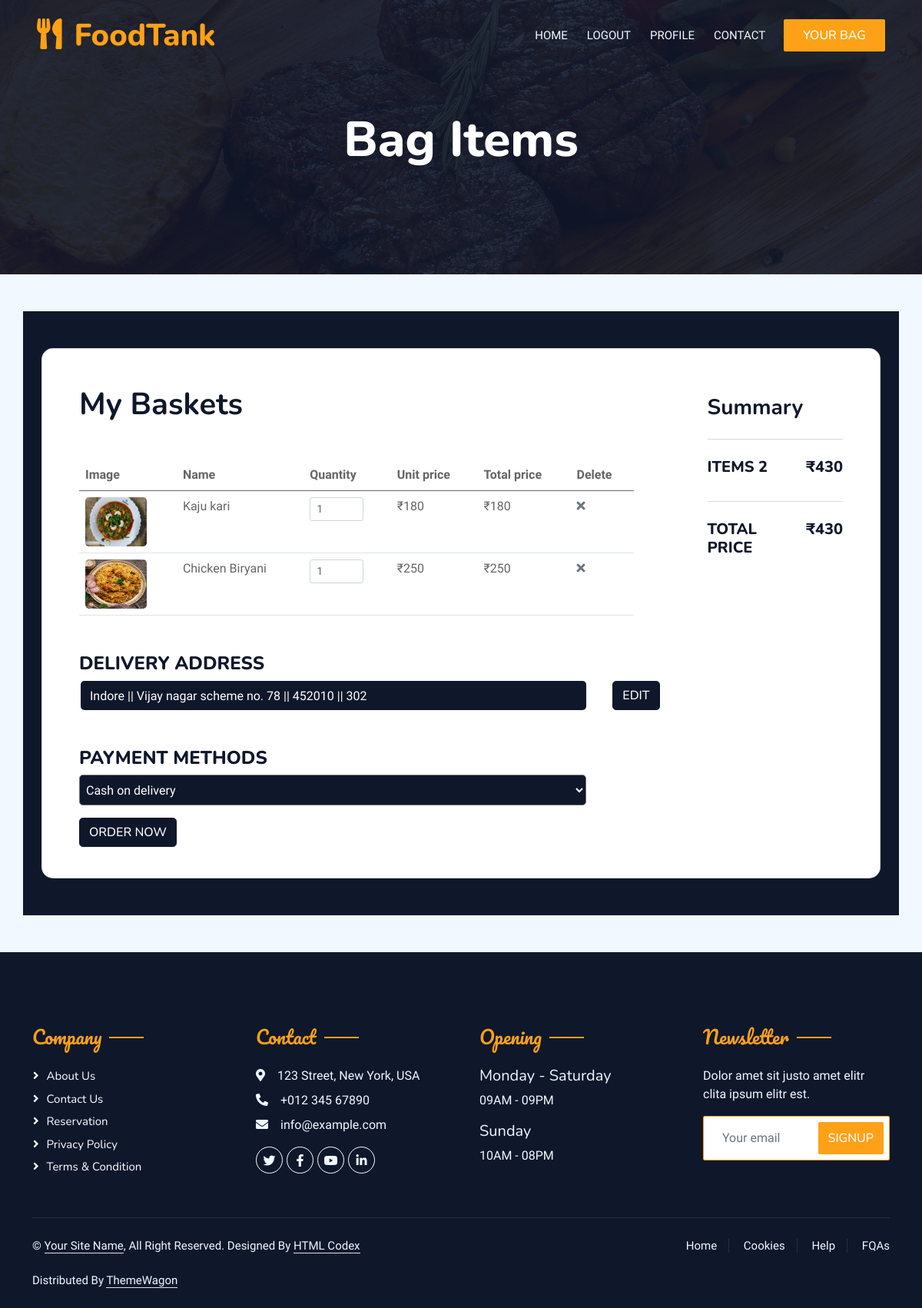
The app's page /bag/view_bag/ (signed in), older data.
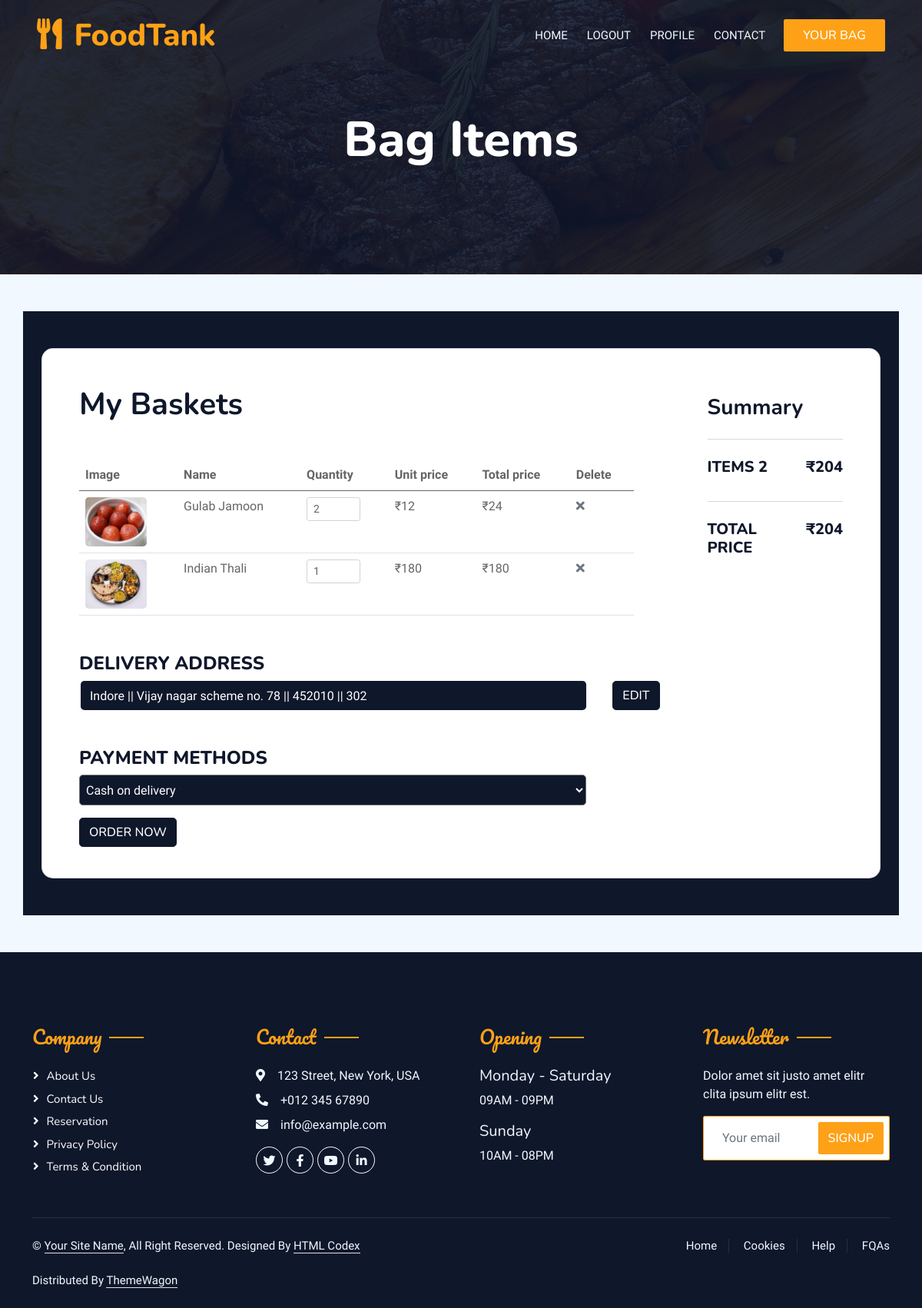
The same page, newer data.
### bag/models.py (models this page shows, shortened)
class BagItem(models.Model):
    bag = models.ForeignKey(Bag, on_delete=models.CASCADE)
    item = models.ForeignKey(Menu, on_delete=models.CASCADE)
    quantity = models.PositiveIntegerField(default=1, blank=True)

### menu/models.py (models this page shows, shortened)
class Menu(models.Model):
    restaurant = models.ForeignKey(Restaurant, on_delete=models.CASCADE)  # ForeignKey to Restaurant
    name = models.CharField(max_length=255)
    description = models.TextField()
    type = models.CharField(max_length=255)
    price = models.DecimalField(max_digits=10, decimal_places=2)
    available = models.BooleanField(blank=True, default=True)
    cuisine = models.CharField(max_length=255, blank=True)
    img1 = models.ImageField(upload_to='menu_images/', null=True, blank=True)

### user/models.py (models this page shows, shortened)
class Address(models.Model):
    user = models.ForeignKey(User, on_delete=models.CASCADE)
    state = models.CharField(max_length=255)
    city = models.CharField(max_length=255)
    area = models.CharField(max_length=255)
    house_no = models.IntegerField(blank=True, null=True)
    zipcode = models.CharField(max_length=255)
    landmark = models.CharField(max_length=255, blank=True)
    category = models.CharField(max_length=255, choices=[('Home', 'Home'), ('Work', 'Work')])

### bag/views.py (the view, shortened to what this page needs)
# urls.py: path("view_bag/", views.viewBag, name="view_bag"),
def viewBag(request):
    if not request.user.is_authenticated or not request.user.user_type == "Customer":
        return redirect("/login/")
    address = Address.objects.filter(user=request.user)
    userBag = Bag.objects.get(user=request.user)
    bagItems = BagItem.objects.filter(bag=userBag)
    total = 0
    count = 0
    for item in bagItems:
        item_quantity = int(item.quantity)
        item_price = int(item.item.price)
        total += item_quantity * item_price
        count += 1
    context = {
        'address': address,
        'bagItems': bagItems,
        'total': total,
        'count': count,
    }
    return render(request, "bag/basket.html", context)

### templates/bag/basket.html (shortened to what this page needs)
{% extends 'base.html' %}
{% block content %}
{% load static %}
{% load sweetify %}
<div class="container-xxl position-relative p-0">
  {% include 'navbar.html' %}
  <div class="container-xxl py-5 bg-dark hero-header mb-5">
    <div class="container text-center my-5 pt-5 pb-4">
      <h1 class="display-3 text-white mb-3 animated slideInDown">Bag Items</h1>
    </div>
  </div>
</div>
<section class="container h-100 h-custom" style="background-color: #0f172b">
  <div class="container py-5 h-100">
    <div class="row d-flex justify-content-center align-items-center h-100">
      <div class="col-12">
        <div
          class="card card-registration card-registration-2"
          style="border-radius: 15px"
        >
          <div class="card-body p-0" id="appendEmptyBag">
            {% if bagItems %}
            <div class="row g-0" id="deleteBasket">
              <div class="col-lg-9">
                <div class="mx-5 mt-5">
                  <div class="mb-5">
                    <h1 class="fw-bold mb-0 text-black">My Baskets</h1>
                  </div>
                  <table class="table">
                    <thead>
                      <tr>
                        <th scope="col">Image</th>
                        <th scope="col">Name</th>
                        <th scope="col">Quantity</th>
                        <th scope="col">Unit price</th>
                        <th scope="col">Total price</th>
                        <th scope="col">Delete</th>
                      </tr>
                    </thead>
                    <tbody>
                      {% for item in bagItems %}
                      <tr class="deleteRow" id="deleteRow">
                        <th scope="row">
                          <img
                            src="{{item.item.img1.url}}"
                            class="img-fluid rounded-3"
                            alt="food"
                            style="width: 5rem; height: 4rem"
                          />
                        </th>
                        <td>{{item.item.name}}</td>
                        <td>
                          <input
                            id="form1"
                            min="1"
                            name="{{item.id}}"
                            value="{{item.quantity}}"
                            type="number"
                            class="form-control form-control-sm itemQuantity"
                            data-food-item="{{item.id}}"
                            style="width: 70px"
                          />
                        </td>
                        <td>₹{{ item.item.price | stringformat:'d' }}</td>
                        <td class="newPrice">
                          ₹{% widthratio item.item.price 1 item.quantity %}
                        </td>
                        <td>
                          <a
                            class="text-muted deleteFood"
                            href="/bag/deleteItem/{{item.id}}"
                            data-food-item="{{item.id}}"
                            ><i class="fas fa-times"></i
                          ></a>
                        </td>
                      </tr>
                      {% endfor %}
                    </tbody>
                  </table>
                  <h4 class="text-uppercase mt-5">Delivery Address</h4>
                  {% for data in address %}
                  <div
                    style="margin-left: 2px"
                    class="row d-flex justify-content-between">
                    <div
                      class="text-white bg-dark pt-2 rounded-3"
                      style="width: 90%">
                        {{data.city}} || {{data.area}} || {{data.zipcode}} ||
                        {{data.house_no}}
                    </div>
                    <div class="text-white" style="width: 7%">
                      <a href="/profile/" class="btn btn-dark rounded-3"
                        >Edit</a
                      >
                    </div>
                  </div>
                  {% endfor %}
                  <form action="/order/placeOrder/" method="POST">
                    <h4 class="text-uppercase mt-5">Payment Methods</h4>
                    <div class="row d-flex justify-content-between">
                      <div>
                        <select
                          class="bg-dark rounded-3 text-white"
                          name="payment"
                          id="payment-method"
                          style="width: 91.5%; height: 40px"
                        >
                          <option value="Cash on delivery">
                            &nbsp;Cash on delivery
                          </option>
                        </select>
                      </div>
                      <div class="my-3 pb-4">
                        <input
                          type="submit"
                          class="btn btn-dark rounded-3"
                          value="Order now"
                          id="orderNow"
                        />
                      </div>
                    </div>
                  </form>
                </div>
              </div>
              <div class="col-lg-3 bg-grey">
                <div class="p-5">
                  <h3 class="fw-bold mt-2 pt-1">Summary</h3>
                  <hr class="my-4" />
                  <div class="d-flex justify-content-between mb-4">
                    <h5 class="text-uppercase">items {{count}}</h5>
                    <h5 class="totalPrice">₹{{total}}</h5>
                  </div>
                  <hr class="my-4" />
                  <div class="d-flex justify-content-between mb-5">
                    <h5 class="text-uppercase">Total price</h5>
                    <h5 class="totalPrice">₹{{total}}</h5>
                  </div>
                </div>
              </div>
            </div>
            {% endif %}
          </div>
        </div>
      </div>
    </div>
  </div>
</section>
{% endblock content %}

### templates/base.html (shortened to what this page needs)
<!DOCTYPE html>
{% load static %}
<html lang="en">
<head>
    <link href="https://cdnjs.cloudflare.com/ajax/libs/font-awesome/5.10.0/css/all.min.css" rel="stylesheet">
    <link href="https://cdn.jsdelivr.net/npm/bootstrap-icons@1.4.1/font/bootstrap-icons.css" rel="stylesheet">
    <link href="{% static 'lib/animate/animate.min.css' %}" rel="stylesheet">
    <link href="{% static 'lib/owlcarousel/assets/owl.carousel.min.css' %}" rel="stylesheet">
    <link href="{% static 'lib/tempusdominus/css/tempusdominus-bootstrap-4.min.css' %}" rel="stylesheet" />
    <link href="{% static 'css/bootstrap.min.css' %}" rel="stylesheet">
    <link href="{% static 'css/style.css' %}" rel="stylesheet">
</head>
<body>
    {% block content %} {% endblock content %}
    {% include 'footer.html' %}
</body>
</html>

### templates/navbar.html (shortened to what this page needs)
<nav class="navbar navbar-expand-lg navbar-dark bg-dark px-4 px-lg-5 py-3 py-lg-0">
    <a href="" class="navbar-brand p-0">
        <h1 class="text-primary m-0"><i class="fa fa-utensils me-3"></i>FoodTank</h1>
    </a>
    <div class="collapse navbar-collapse" id="navbarCollapse">
        <div class="navbar-nav ms-auto py-0 pe-4">
            <a href="/" class="nav-item nav-link">Home</a>
            {% if not user.is_authenticated %}
                <a href="/signup/" class="nav-item nav-link">Signup</a>
                <a href="/login/" class="nav-item nav-link">Login</a>
            {% else %}
                <a href="/logout/" class="nav-item nav-link">Logout</a>
                <a href="/profile/" class="nav-item nav-link">Profile</a>
            {% endif %}
            <a href="/contact/" class="nav-item nav-link">Contact</a>
        </div>
        {% if user.is_authenticated and user.user_type == "Customer" %}
            <a href="/bag/view_bag/" class="btn btn-primary py-2 px-4">Your Bag</a>
        {% endif %}
    </div>
</nav>

### templates/footer.html
<div class="container-fluid bg-dark text-light footer pt-5 mt-5 wow fadeIn" data-wow-delay="0.1s">
    <div class="container py-5">
        <div class="row g-5">
            <div class="col-lg-3 col-md-6">
                <h4 class="section-title ff-secondary text-start text-primary fw-normal mb-4">Company</h4>
                <a class="btn btn-link" href="">About Us</a>
                <a class="btn btn-link" href="">Contact Us</a>
                <a class="btn btn-link" href="">Reservation</a>
                <a class="btn btn-link" href="">Privacy Policy</a>
                <a class="btn btn-link" href="">Terms & Condition</a>
            </div>
            <div class="col-lg-3 col-md-6">
                <h4 class="section-title ff-secondary text-start text-primary fw-normal mb-4">Contact</h4>
                <p class="mb-2"><i class="fa fa-map-marker-alt me-3"></i>123 Street, New York, USA</p>
                <p class="mb-2"><i class="fa fa-phone-alt me-3"></i>+012 345 67890</p>
                <p class="mb-2"><i class="fa fa-envelope me-3"></i>info@example.com</p>
                <div class="d-flex pt-2">
                    <a class="btn btn-outline-light btn-social" href=""><i class="fab fa-twitter"></i></a>
                    <a class="btn btn-outline-light btn-social" href=""><i class="fab fa-facebook-f"></i></a>
                    <a class="btn btn-outline-light btn-social" href=""><i class="fab fa-youtube"></i></a>
                    <a class="btn btn-outline-light btn-social" href=""><i class="fab fa-linkedin-in"></i></a>
                </div>
            </div>
            <div class="col-lg-3 col-md-6">
                <h4 class="section-title ff-secondary text-start text-primary fw-normal mb-4">Opening</h4>
                <h5 class="text-light fw-normal">Monday - Saturday</h5>
                <p>09AM - 09PM</p>
                <h5 class="text-light fw-normal">Sunday</h5>
                <p>10AM - 08PM</p>
            </div>
            <div class="col-lg-3 col-md-6">
                <h4 class="section-title ff-secondary text-start text-primary fw-normal mb-4">Newsletter</h4>
                <p>Dolor amet sit justo amet elitr clita ipsum elitr est.</p>
                <div class="position-relative mx-auto" style="max-width: 400px;">
                    <input class="form-control border-primary w-100 py-3 ps-4 pe-5" type="text" placeholder="Your email">
                    <button type="button" class="btn btn-primary py-2 position-absolute top-0 end-0 mt-2 me-2">SignUp</button>
                </div>
            </div>
        </div>
    </div>
    <div class="container">
        <div class="copyright">
            <div class="row">
                <div class="col-md-6 text-center text-md-start mb-3 mb-md-0">
                    &copy; <a class="border-bottom" href="#">Your Site Name</a>, All Right Reserved.
                    Designed By <a class="border-bottom" href="https://htmlcodex.com">HTML Codex</a><br><br>
                    Distributed By <a class="border-bottom" href="https://themewagon.com" target="_blank">ThemeWagon</a>
                </div>
                <div class="col-md-6 text-center text-md-end">
                    <div class="footer-menu">
                        <a href="">Home</a>
                        <a href="">Cookies</a>
                        <a href="">Help</a>
                        <a href="">FQAs</a>
                    </div>
                </div>
            </div>
        </div>
    </div>
</div>

### static/css/style.css (style rules this page uses)
:root { --primary: #FEA116; --light: #F1F8FF; --dark: #0F172B; }
.ff-secondary { font-family: 'Pacifico', cursive; }
.btn { font-family: 'Nunito', sans-serif; font-weight: 500; text-transform: uppercase; transition: .5s; }
.btn.btn-primary, .btn.btn-secondary { color: #FFFFFF; }
.navbar-dark .navbar-nav .nav-link { position: relative; margin-left: 25px; padding: 35px 0; font-size: 15px; color: var(--light) !important; text-transform: uppercase; font-weight: 500; outline: none; transition: .5s; }
@media (min-width: 992px) { .navbar-dark { position: absolute; width: 100%; top: 0; left: 0; z-index: 999; background: transparent !important; } }
.hero-header { background: linear-gradient(rgba(15, 23, 43, .9), rgba(15, 23, 43, .9)), url(../img/bg-hero.jpg); background-position: center center; background-repeat: no-repeat; background-size: cover; }
.section-title { position: relative; display: inline-block; }
.section-title::before { position: absolute; content: ""; width: 45px; height: 2px; top: 50%; left: -55px; margin-top: -1px; background: var(--primary); }
.section-title::after { position: absolute; content: ""; width: 45px; height: 2px; top: 50%; right: -55px; margin-top: -1px; background: var(--primary); }
.section-title.text-start::before, .section-title.text-end::after { display: none; }
.footer .btn.btn-social { margin-right: 5px; width: 35px; height: 35px; display: flex; align-items: center; justify-content: center; color: var(--light); border: 1px solid #FFFFFF; border-radius: 35px; transition: .3s; }
.footer .btn.btn-link { display: block; margin-bottom: 5px; padding: 0; text-align: left; color: #FFFFFF; font-size: 15px; font-weight: normal; text-transform: capitalize; transition: .3s; }
.footer .btn.btn-link::before { position: relative; content: "\f105"; font-family: "Font Awesome 5 Free"; font-weight: 900; margin-right: 10px; }
.footer .copyright { padding: 25px 0; font-size: 15px; border-top: 1px solid rgba(256, 256, 256, .1); }
.footer .copyright a { color: var(--light); }
.footer .footer-menu a { margin-right: 15px; padding-right: 15px; border-right: 1px solid rgba(255, 255, 255, .1); }
.footer .footer-menu a:last-child { margin-right: 0; padding-right: 0; border-right: none; }

Row changes from the older to the newer data that the page shows:
removed BagItem: item.img1 (picture), item.name "Kaju kari", id "1", item.price "180", item+quantity "180"
removed BagItem: item.img1 (picture), item.name "Chicken Biryani", id "1", item.price "250", item+quantity "250"
added BagItem: item.img1 (picture), item.name "Gulab Jamoon", id "2", item.price "12", item+quantity "24"
added BagItem: item.img1 (picture), item.name "Indian Thali", id "1", item.price "180", item+quantity "180"
Text that changed along with them:
{{ total }}: "430" → "204"
